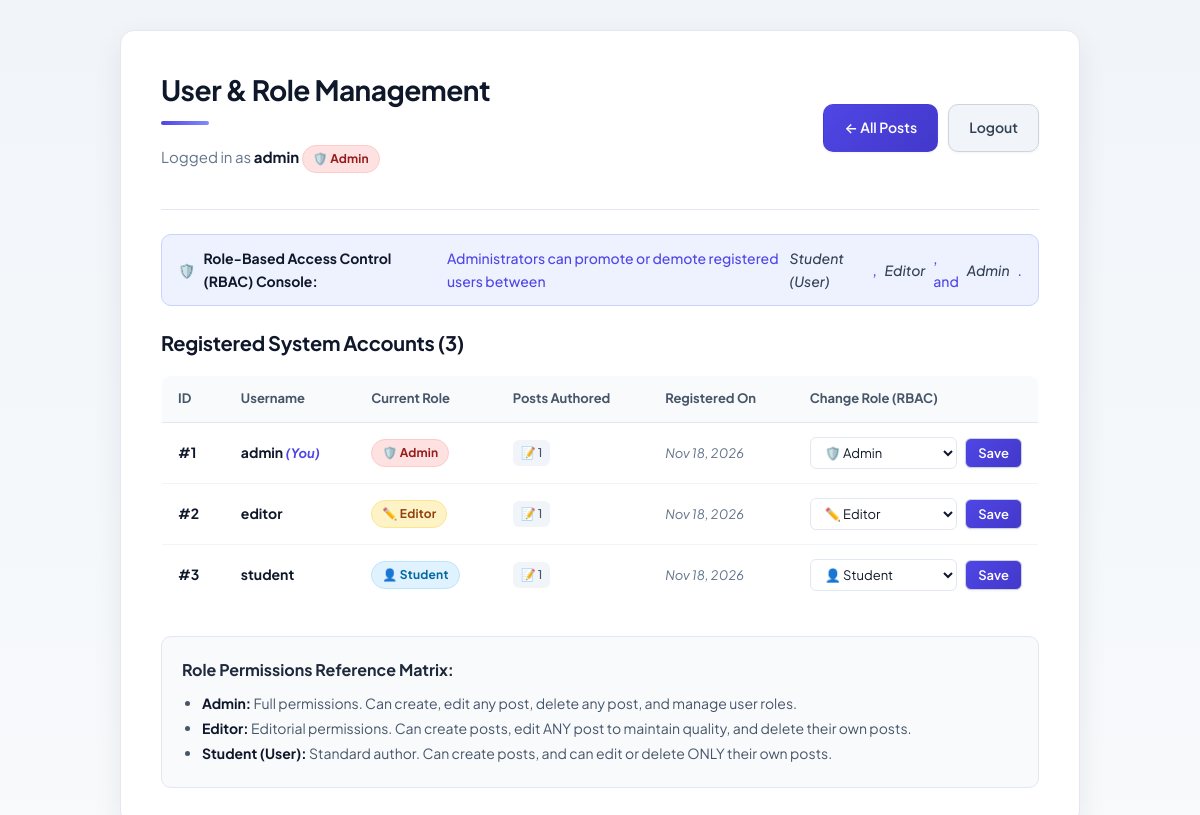
The page /admin/users.php (signed in) on the database its author committed.
### tables this page shows
CREATE TABLE IF NOT EXISTS `users` (
    `id` INT AUTO_INCREMENT PRIMARY KEY,
    `username` VARCHAR(100) NOT NULL UNIQUE,
    `password` VARCHAR(255) NOT NULL,
    `role` ENUM('admin', 'editor', 'user') NOT NULL DEFAULT 'user',
    `created_at` TIMESTAMP DEFAULT CURRENT_TIMESTAMP
);

### admin/users.php (the view, shortened to what this page needs)
<?php
require_once "../config/database.php";
$usersStmt = $conn->prepare("
    SELECT u.id, u.username, u.role, u.created_at, COUNT(p.id) AS post_count
    FROM users u
    LEFT JOIN posts p ON u.id = p.user_id
    GROUP BY u.id, u.username, u.role, u.created_at
    ORDER BY u.id ASC
");
$users = [];
if ($usersStmt) {
    $usersStmt->execute();
    $result = $usersStmt->get_result();
    while ($row = $result->fetch_assoc()) {
        $users[] = $row;
    }
}
?>
<!DOCTYPE html>
<html lang="en">
<head>
    <link rel="stylesheet" href="../style.css">
</head>
<body>
<div class="container" style="max-width: 960px;">
    <div class="header-bar">
        <div>
            <h1>User & Role Management</h1>
            <p class="header-user">
                Logged in as <strong><?php echo htmlspecialchars(current_user_name(), ENT_QUOTES, 'UTF-8'); ?></strong>
                <?php echo render_role_badge(current_user_role()); ?>
            </p>
        </div>
        <div class="nav-actions">
            <a href="../posts/index.php" class="btn btn-primary">← All Posts</a>
            <a href="../auth/logout.php" class="btn btn-secondary">Logout</a>
        </div>
    </div>
    <div class="alert alert-info">
        🛡️ <strong>Role-Based Access Control (RBAC) Console:</strong>
        Administrators can promote or demote registered users between <em>Student (User)</em>, <em>Editor</em>, and <em>Admin</em>.
    </div>
    <h2>Registered System Accounts (<?php echo count($users); ?>)</h2>
    <div style="overflow-x: auto; margin-top: 16px;">
        <table class="users-table">
            <thead>
                <tr>
                    <th>ID</th>
                    <th>Username</th>
                    <th>Current Role</th>
                    <th>Posts Authored</th>
                    <th>Registered On</th>
                    <th>Change Role (RBAC)</th>
                </tr>
            </thead>
            <tbody>
                <?php foreach ($users as $u): ?>
                    <tr>
                        <td><strong>#<?php echo (int)$u["id"]; ?></strong></td>
                        <td>
                            <strong><?php echo htmlspecialchars($u["username"], ENT_QUOTES, 'UTF-8'); ?></strong>
                            <?php if ((int)$u["id"] === current_user_id()): ?>
                                <small style="color: var(--primary); font-weight: 700;">(You)</small>
                            <?php endif; ?>
                        </td>
                        <td>
                            <?php echo render_role_badge($u["role"]); ?>
                        </td>
                        <td>
                            <span class="meta-pill" style="font-size: 12px; padding: 3px 8px;">
                                📝 <?php echo (int)$u["post_count"]; ?>
                            </span>
                        </td>
                        <td>
                            <small class="meta">
                                <?php echo !empty($u["created_at"]) ? date("M d, Y", strtotime($u["created_at"])) : "N/A"; ?>
                            </small>
                        </td>
                        <td>
                            <form method="POST" action="users.php" style="flex-direction: row; gap: 8px; align-items: center; margin: 0;">
                                <select name="new_role" class="form-select form-select-sm" style="padding: 6px 10px; font-size: 13px;">
                                    <option value="user" <?php echo $u["role"] === 'user' ? 'selected' : ''; ?>>👤 Student</option>
                                    <option value="editor" <?php echo $u["role"] === 'editor' ? 'selected' : ''; ?>>✏️ Editor</option>
                                    <option value="admin" <?php echo $u["role"] === 'admin' ? 'selected' : ''; ?>>🛡️ Admin</option>
                                </select>
                                <button type="submit" class="btn btn-secondary btn-sm" <?php echo ((int)$u["id"] === current_user_id()) ? 'title="Self-demotion disabled"' : ''; ?>>
                                    Save
                                </button>
                            </form>
                        </td>
                    </tr>
                <?php endforeach; ?>
            </tbody>
        </table>
    </div>
    <div style="margin-top: 30px; padding: 20px; background: #f8fafc; border: 1px solid var(--border); border-radius: var(--radius-md);">
        <h3 style="font-size: 16px; margin-bottom: 8px;">Role Permissions Reference Matrix:</h3>
        <ul style="font-size: 14px; color: #475569; padding-left: 20px; line-height: 1.8;">
            <li><strong>Admin:</strong> Full permissions. Can create, edit any post, delete any post, and manage user roles.</li>
            <li><strong>Editor:</strong> Editorial permissions. Can create posts, edit ANY post to maintain quality, and delete their own posts.</li>
            <li><strong>Student (User):</strong> Standard author. Can create posts, and can edit or delete ONLY their own posts.</li>
        </ul>
    </div>
</div>
</body>
</html>

### config/security.php (shortened to what this page needs)
<?php
function current_user_id(): ?int {
    return isset($_SESSION['user_id']) ? (int)$_SESSION['user_id'] : null;
}
function current_user_name(): string {
    return $_SESSION['username'] ?? '';
}
function current_user_role(): string {
    return $_SESSION['role'] ?? 'guest';
}
function render_role_badge(?string $role): string {
    $role = strtolower($role ?? 'user');
    switch ($role) {
        case 'admin':
            return '<span class="role-badge role-admin">🛡️ Admin</span>';
        case 'editor':
            return '<span class="role-badge role-editor">✏️ Editor</span>';
        case 'user':
        default:
            return '<span class="role-badge role-user">👤 Student</span>';
    }
}
    ?>

### rows shown on the page
users: id "1", username "admin", shows "(You)", shows "🛡️ Admin", post_count "1", created_at "Nov 18, 2026", new_role "🛡️ Admin"
users: id "2", username "editor", shows "✏️ Editor", post_count "1", created_at "Nov 18, 2026", new_role "✏️ Editor"
users: id "3", username "student", shows "👤 Student", post_count "1", created_at "Nov 18, 2026", new_role "👤 Student"

### other values the page prints
current_user_name() "admin"
count($users) "3"
